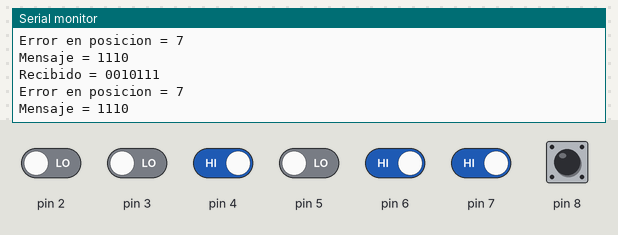
Recording of a sketch running on a simulated Arduino Uno, built with avr-gcc and run on an emulated ATmega328P. Shown: the last lines printed to the serial monitor. The inputs (shaded band) are chosen by the test bench; at power-on: pin 4, pin 6–8 HIGH, pin 2, pin 3, pin 5 LOW.

Above: at 2.8 s.
2.9 s: pin 2 driven HIGH
At 3.8 s:
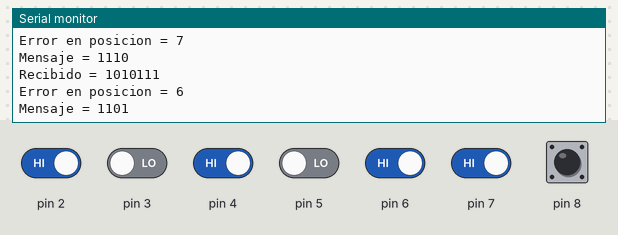
4.4 s: pin 3 driven HIGH
At 5.4 s:
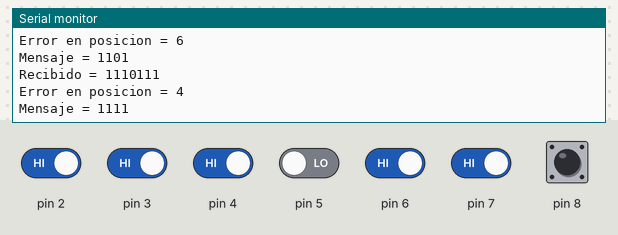
5.9 s: pin 4 driven LOW
At 6.8 s:
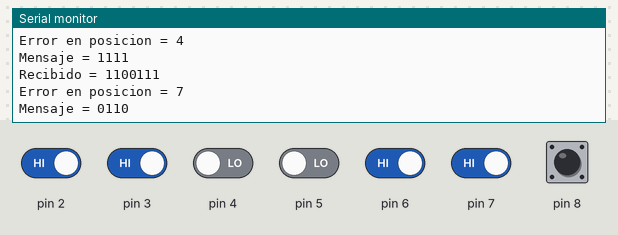
7.4 s: pin 5 driven HIGH
8.9 s: pin 6 driven LOW
At 9.8 s:
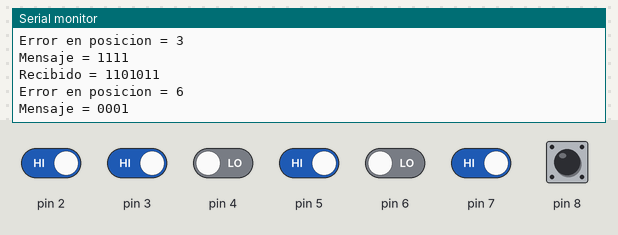
10.4 s: pin 7 driven LOW
Timing chart, 0 to 12.9 s (numbered marks = the images above; inputs shaded):
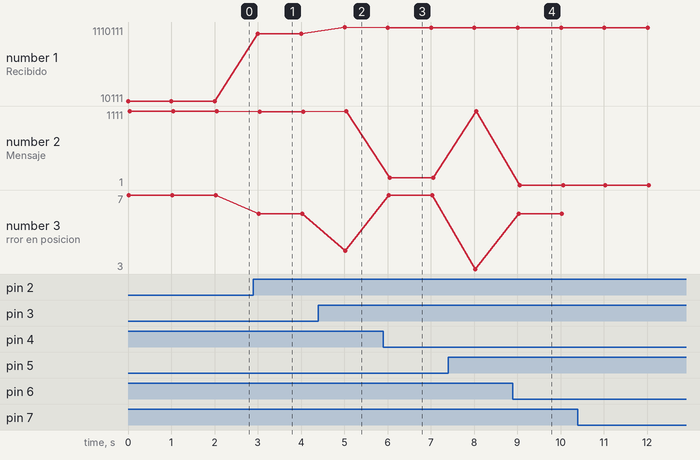

The sketch:

Hamming_Receptor.ino
```cpp
/*  El siguiente código recibirá el mensaje del receptor. El mensaje se encuentra codificado utilizando Hamming (paridad par), por lo tanto deberá decodificarse.
  La relación entre los bits del mensaje final y los pines de la placa es la siguiente:

  |-------|---|---|---|---|---|---|---|
  |pin    |2  |3  |4  |5  |6  |7  |8  |
  |-------|---|---|---|---|---|---|---|
  |bit    |P1 |P2 |D1 |P3 |D2 |D3 |D4 |
  |-------|---|---|---|---|---|---|---|

*/

/*  Declaro las variables. A diferencia del emisor, el receptor no las inicializa con ningún valor particular, ya que los valores se
 *  leeran de los pines de entrada
 */
int P1, P2, D1, P3, D2, D3, D4;

void setup() {
  /*  Inicializo el puerto serie  */
  Serial.begin(9600);

  /*  Configuro los pines como entrada  */
  pinMode(2, INPUT);
  pinMode(3, INPUT);
  pinMode(4, INPUT);
  pinMode(5, INPUT);
  pinMode(6, INPUT);
  pinMode(7, INPUT);
  pinMode(8, INPUT);

}

void loop() {

  /*  Leo los valores de los pines y los asigno a las variables correspondientes  */
  P1 = digitalRead(2);
  P2 = digitalRead(3);
  D1 = digitalRead(4);
  P3 = digitalRead(5);
  D2 = digitalRead(6);
  D3 = digitalRead(7);
  D4 = digitalRead(8);

  /*  Imprimo por puerto serie los 7 bits recibidos */
  Serial.print("Recibido = ");
  Serial.print(P1);
  Serial.print(P2);
  Serial.print(D1);
  Serial.print(P3);
  Serial.print(D2);
  Serial.print(D3);
  Serial.println(D4);

  /*  Declaro variables para guardar los resultados del cálculo de paridad de los distintos grupos  */
  int grupo1 = (P1+D1+D2+D4)%2; //Calculo la paridad del grupo 1. (P1, D1, D2, D4)
  int grupo2 = (P2+D1+D3+D4)%2; //Calculo la paridad del grupo 2. (P2, D1, D3, D4)
  int grupo3 = (P3+D2+D3+D4)%2; //Calculo la paridad del grupo 3. (P3, D2, D3, D4)

  /*  Los 3 grupos representan la posición del bit erróneo en binario. El grupo 1, será el bit menos significativo, mientras que el
   *  grupo 3 representará el bit más significativo. Sabiendo esto, estamos en condiciones de convertir dicho número binario a
   *  decimal, utilizando los 'pesos' binarios ( Bn*2^n + ... + B3*2^3 + B2*2^2 + B1*2^1 + B0*2^0 )
   */
  int posicionError = grupo3*4 + grupo2*2 + grupo1*1;

  if(posicionError!=0){
    Serial.print("Error en posicion = ");
    Serial.println(posicionError);
  }

  /*  Dado que los bits de datos se encuentran en las posiciones 3, 5, 6 y 7, de un mensaje codificado en Hamming, solamente }
   *  corregiremos un posible error allí. En las posiciones 1, 2 y 4, se encuentran los bits de paridad, en caso de error en
   *  alguno de ellos, no nos interesará corregirlo ya que no forman parte del dato original.
   */
   switch(posicionError){
      case 3: //Si el error está en la posición 3, quiere decir que tenemos que corregir el bit de datos 1 (D1).
      if(D1==0) D1=1;
      else D1=0;
      break;

      case 5: //Si el error está en la posición 3, quiere decir que tenemos que corregir el bit de datos 2 (D2).
      if(D2==0) D2=1;
      else D2=0;
      break;

      case 6: //Si el error está en la posición 3, quiere decir que tenemos que corregir el bit de datos 3 (D3).
      if(D3==0) D3=1;
      else D3=0;
      break;

      case 7: //Si el error está en la posición 3, quiere decir que tenemos que corregir el bit de datos 4 (D4).
      if(D4==0) D4=1;
      else D4=0;
      break;
   }

   /* Imprimo por puerto serie el mensaje final (los bits de datos) */
   Serial.print("Mensaje = ");
   Serial.print(D1);
   Serial.print(D2);
   Serial.print(D3);
   Serial.println(D4);

  delay(1000);
}
```

Measured:
- after the input at 2.9 s, the serial monitor: prints a new line after 0.10 s (image 1)
- after the input at 4.4 s, the serial monitor: prints a new line after 0.61 s (image 2)
- after the input at 5.9 s, the serial monitor: prints a new line after 0.11 s (image 3)
- after the input at 8.9 s, the serial monitor: prints a new line after 0.11 s (image 4)
- plotted number 1: 10111 → 1010111 after the input at 2.9 s, 1010111 → 1110111 after the input at 4.4 s, 1110111 → 1100111 after the input at 5.9 s, 1100111 → 1101111 after the input at 7.4 s, 1101111 → 1101011 after the input at 8.9 s
- plotted number 2: 1110 → 1101 after the input at 2.9 s, 1101 → 1111 after the input at 4.4 s, 1111 → 110 after the input at 5.9 s, 1111 → 1 after the input at 8.9 s
- plotted number 3: 7 → 6 after the input at 2.9 s, 6 → 4 after the input at 4.4 s, 4 → 7 after the input at 5.9 s, 7 → 3 after the input at 7.4 s, 3 → 6 after the input at 8.9 s
